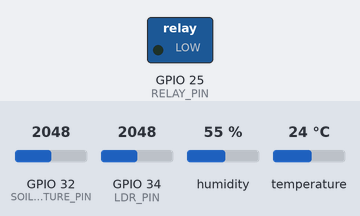
Simulated run of this sketch. Board: ESP32. Parts: switched loads named in the sketch (green lamp = pin HIGH). Inputs (shaded band) come from the test bench; at power-on: GPIO 32 (SOIL_MOISTURE_PIN) = 2048, GPIO 34 (LDR_PIN) = 2048, humidity 55 %, temperature 24 °C. WiFi joins after 1.5 s; servers stay silent unless stated; uploads are accepted with an empty reply; random numbers use the default seed unless the sketch sets one; what the sketch prints to the serial monitor is not drawn.

Above: at 3.9 s.
4.0 s: GPIO 32 (SOIL_MOISTURE_PIN) set to 2336
10.4 s: GPIO 32 (SOIL_MOISTURE_PIN) set to 2399
At 15.5 s:
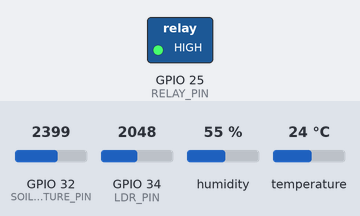
16.8 s: GPIO 32 (SOIL_MOISTURE_PIN) set to 1228
At 20.5 s:
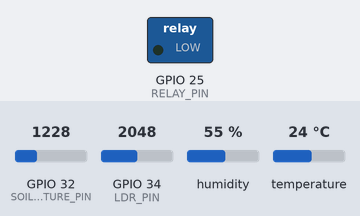
23.2 s: GPIO 32 (SOIL_MOISTURE_PIN) set to 2866
At 25.5 s:
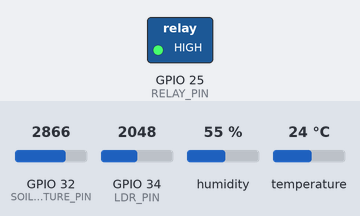
Timing chart, 0 to 27.0 s (numbered marks = the images above; inputs shaded):
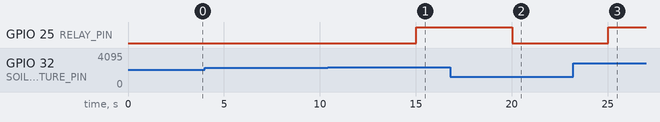

The sketch:

esp32_agroguardian_telemetry.ino
```cpp
/*
  AgroGuardian AI - ESP32 Telemetry Node

  Pin mapping:
  - Relay module: GPIO 25
  - DHT11/DHT22 humidity + temperature sensor: GPIO 4
  - Soil moisture analog sensor: GPIO 32
  - LDR analog sensor: GPIO 34

  Backend endpoint:
  POST http://<serverIP>:8000/api/telemetry
*/

#include <WiFi.h>
#include <HTTPClient.h>
#include <DHT.h>

// Change these if your hotspot or laptop IP changes.
const char* ssid = "vivo Y200 5G";
const char* password = "12121212";
const char* serverIP = "10.249.219.79";
const int serverPort = 8000;

// Sensor and relay pins.
#define RELAY_PIN 25
#define DHT_PIN 4
#define DHT_TYPE DHT11
#define SOIL_MOISTURE_PIN 32
#define LDR_PIN 34

// Set this to false if your relay turns ON when GPIO is LOW.
const bool relayActiveHigh = true;

// Automatic relay rule.
const float soilPumpOnBelow = 35.0;

// Upload every 5 seconds.
const unsigned long postInterval = 5000;
const unsigned long wifiRetryInterval = 10000;

// Calibrate these using Serial Monitor raw readings.
const int soilDryValue = 3000;
const int soilWetValue = 1200;
const int ldrDarkValue = 3500;
const int ldrBrightValue = 500;

DHT dht(DHT_PIN, DHT_TYPE);

unsigned long lastPostTime = 0;
unsigned long lastWiFiRetry = 0;
bool relayState = false;

void setup() {
  Serial.begin(115200);
  delay(1000);

  Serial.println();
  Serial.println("=========================================");
  Serial.println("AgroGuardian AI ESP32 Telemetry Starting");
  Serial.println("=========================================");

  dht.begin();
  pinMode(SOIL_MOISTURE_PIN, INPUT);
  pinMode(LDR_PIN, INPUT);
  pinMode(RELAY_PIN, OUTPUT);

  setRelay(false);

  WiFi.mode(WIFI_STA);
  WiFi.setAutoReconnect(true);
  connectToWiFi();
}

void loop() {
  unsigned long now = millis();

  if (WiFi.status() != WL_CONNECTED && now - lastWiFiRetry >= wifiRetryInterval) {
    lastWiFiRetry = now;
    connectToWiFi();
  }

  if (now - lastPostTime >= postInterval) {
    lastPostTime = now;
    sendTelemetry();
  }
}

void connectToWiFi() {
  if (WiFi.status() == WL_CONNECTED) {
    return;
  }

  Serial.print("[Wi-Fi] Connecting to ");
  Serial.println(ssid);

  WiFi.disconnect();
  delay(200);
  WiFi.begin(ssid, password);

  int retries = 0;
  while (WiFi.status() != WL_CONNECTED && retries < 20) {
    delay(500);
    Serial.print(".");
    retries++;
  }

  if (WiFi.status() == WL_CONNECTED) {
    Serial.println();
    Serial.println("[Wi-Fi] Connected");
    Serial.print("[Wi-Fi] ESP32 IP: ");
    Serial.println(WiFi.localIP());
  } else {
    Serial.println();
    Serial.println("[Wi-Fi] Failed. Will retry later.");
  }
}

void setRelay(bool on) {
  relayState = on;
  int pinLevel = relayActiveHigh ? (on ? HIGH : LOW) : (on ? LOW : HIGH);
  digitalWrite(RELAY_PIN, pinLevel);
}

float readSoilMoisturePercent(int rawSoil) {
  float percent = map(rawSoil, soilDryValue, soilWetValue, 0, 100);
  return constrain(percent, 0, 100);
}

float readLightPercent(int rawLdr) {
  float percent = map(rawLdr, ldrDarkValue, ldrBrightValue, 0, 100);
  return constrain(percent, 0, 100);
}

void sendTelemetry() {
  float temperature = dht.readTemperature();
  float humidity = dht.readHumidity();
  int rawSoil = analogRead(SOIL_MOISTURE_PIN);
  int rawLdr = analogRead(LDR_PIN);

  float soilMoisture = readSoilMoisturePercent(rawSoil);
  float lightLevel = readLightPercent(rawLdr);
  bool useMockDht = false;

  if (isnan(temperature) || isnan(humidity)) {
    Serial.println("[Warning] DHT sensor not responding. Using mock temperature/humidity.");
    useMockDht = true;
  }

  if (useMockDht) {
    temperature = 24.5 + ((float)random(-10, 11) / 10.0);
    humidity = 65.0 + ((float)random(-30, 31) / 10.0);
  }

  // Relay ON when soil moisture is low. Change this rule if relay controls another device.
  setRelay(soilMoisture < soilPumpOnBelow);

  Serial.println("-----------------------------------------");
  Serial.print("Temp: ");
  Serial.print(temperature, 1);
  Serial.print(" C | Humidity: ");
  Serial.print(humidity, 1);
  Serial.print("% | Soil raw: ");
  Serial.print(rawSoil);
  Serial.print(" | Soil: ");
  Serial.print(soilMoisture, 1);
  Serial.print("% | LDR raw: ");
  Serial.print(rawLdr);
  Serial.print(" | Light: ");
  Serial.print(lightLevel, 1);
  Serial.print("% | Relay: ");
  Serial.println(relayState ? "ON" : "OFF");

  String jsonPayload = "{";
  jsonPayload += "\"temperature\":" + String(temperature, 1) + ",";
  jsonPayload += "\"humidity\":" + String(humidity, 1) + ",";
  jsonPayload += "\"soil_moisture\":" + String(soilMoisture, 1) + ",";
  jsonPayload += "\"light_level\":" + String(lightLevel, 1) + ",";
  jsonPayload += "\"relay_state\":" + String(relayState ? "true" : "false");
  jsonPayload += "}";

  if (WiFi.status() != WL_CONNECTED) {
    Serial.println("[HTTP] Skipped. Wi-Fi disconnected.");
    return;
  }

  HTTPClient http;
  http.setTimeout(5000);

  String serverPath = "http://" + String(serverIP) + ":" + String(serverPort) + "/api/telemetry";

  Serial.print("[HTTP] POST ");
  Serial.println(serverPath);
  Serial.print("[HTTP] Payload: ");
  Serial.println(jsonPayload);

  http.begin(serverPath);
  http.addHeader("Content-Type", "application/json");

  int httpResponseCode = http.POST(jsonPayload);

  if (httpResponseCode > 0) {
    Serial.print("[HTTP] Status: ");
    Serial.println(httpResponseCode);
    Serial.print("[HTTP] Response: ");
    Serial.println(http.getString());
  } else {
    Serial.print("[HTTP] Failed: ");
    Serial.println(http.errorToString(httpResponseCode));
    Serial.println("[HTTP] Check laptop IP, backend server, firewall, and same Wi-Fi network.");
  }

  http.end();
}
```

Measured:
- the behaviour switches between 2370 and 2371 on GPIO 32 (SOIL_MOISTURE_PIN) (found by bisection; images 0 and 1)
- after the input at 4.0 s, every drawn part: stays the same
- after the input at 10.4 s, GPIO 25 (RELAY_PIN): LOW → HIGH after 4.6 s
- after the input at 16.8 s, GPIO 25 (RELAY_PIN): HIGH → LOW after 3.2 s
- after the input at 23.2 s, GPIO 25 (RELAY_PIN): LOW → HIGH after 1.8 s
